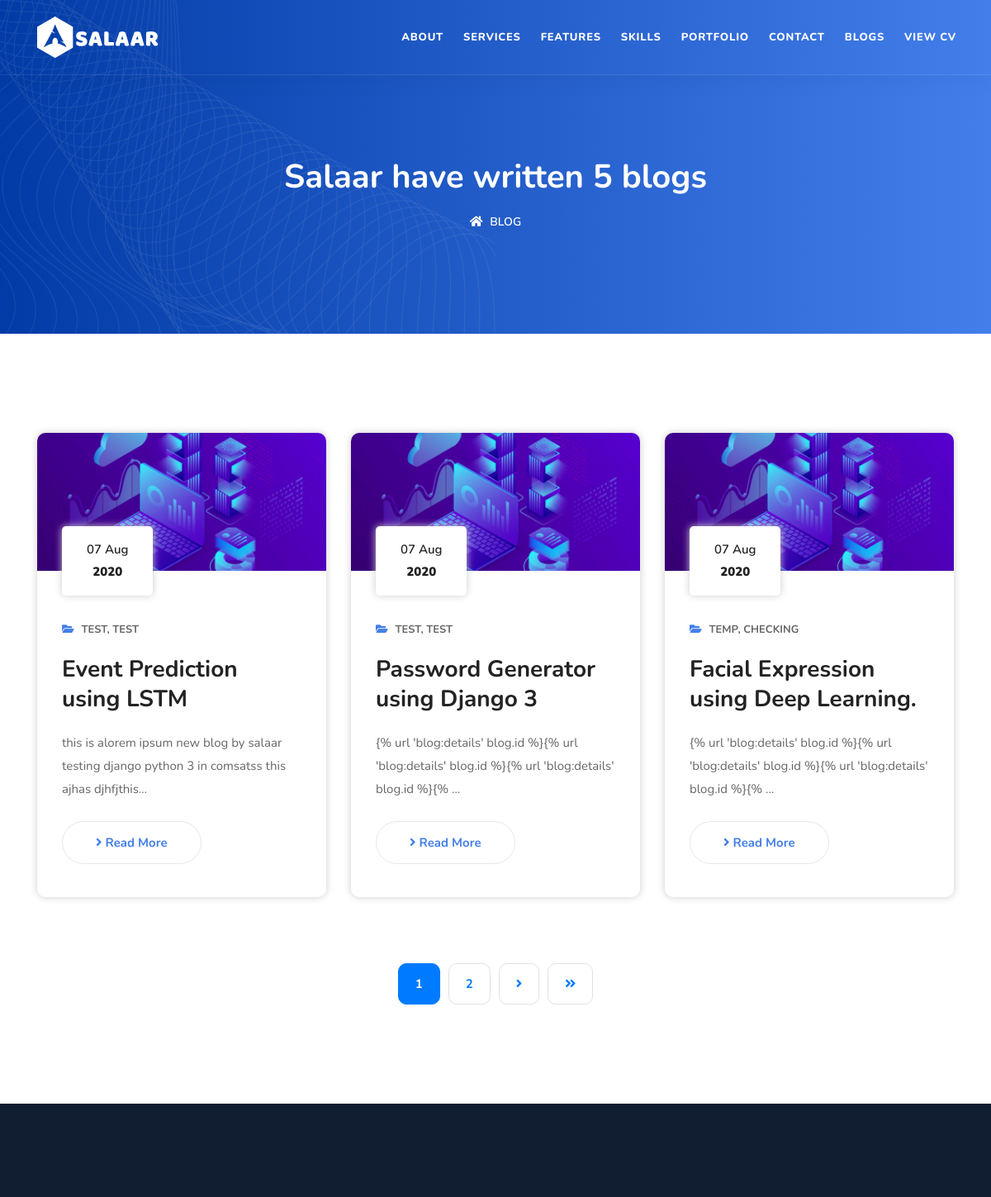
/blog/ (upper part), run on an earlier commit of the app's database.
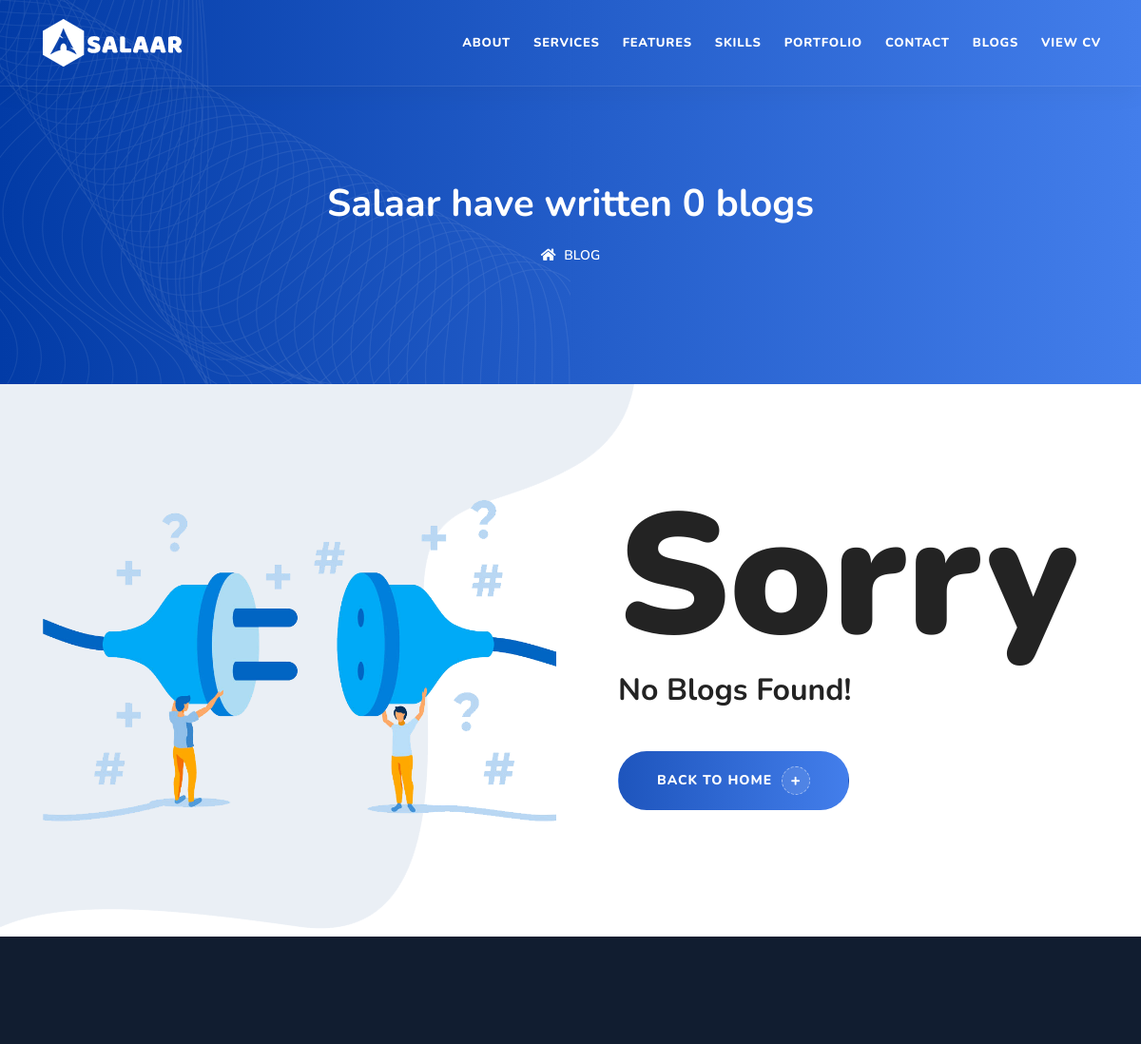
And on a later commit of the database.
### blog/models.py (models this page shows, shortened)
class Blog(models.Model):
    title = models.CharField(max_length=100)
    date = models.DateField()
    description = RichTextField(blank=True, null=True)
    image = models.ImageField(upload_to='blog/images/')
    tags = models.CharField(max_length=20)

### blog/views.py (the view)
# urls.py: path('', views.all_blogs, name='all_blogs'),
def all_blogs(request):
    blogs = Blog.objects.order_by('-date')
    paginator = Paginator(blogs, 3)
    page = request.GET.get('page')
    blogs = paginator.get_page(page)
    return render(request, 'blog/all_blogs.html', {'blogs': blogs})

### blog/templates/blog/all_blogs.html (shortened to what this page needs)
{% load static %}
{% load static %}
<!DOCTYPE html>
<html lang="en">
<head>
    <link href="{% static 'portfolio/assets/css/bootstrap.min.css' %}" rel="stylesheet" />
    <link href="{% static 'portfolio/assets/css/font-awesome.min.css' %}" rel="stylesheet" />
    <link href="{% static 'portfolio/assets/css/themify-icons.css' %}" rel="stylesheet" />
    <link href="{% static 'portfolio/assets/css/flaticon-set.css' %}" rel="stylesheet" />
    <link href="{% static 'portfolio/assets/css/magnific-popup.css' %}" rel="stylesheet" />
    <link href="{% static 'portfolio/assets/css/owl.carousel.min.css' %}" rel="stylesheet" />
    <link href="{% static 'portfolio/assets/css/owl.theme.default.min.css' %}" rel="stylesheet" />
    <link href="{% static 'portfolio/assets/css/animate.css' %}" rel="stylesheet" />
    <link href="{% static 'portfolio/assets/css/bootsnav.css' %}" rel="stylesheet" />
    <link href="{% static 'portfolio/style.css' %}" rel="stylesheet">
    <link href="{% static 'portfolio/assets/css/responsive.css' %}" rel="stylesheet" />
</head>
<body>
    <header id="home">
      <nav class="navbar navbar-default transparent navbar-fixed navbar-transparent white bootsnav">
          <div class="container">
              <div class="navbar-header">
                  <a class="navbar-brand smooth-menu" href="{% url 'home' %}">
                      <img src="{% static 'portfolio/assets/img/logo-light.png' %}" class="logo logo-display" alt="Logo">
                  </a>
              </div>
              <div class="collapse navbar-collapse" id="navbar-menu">
                  <ul class="nav navbar-nav navbar-right" data-in="fadeInDown" data-out="fadeOutUp">
                      <li>
                          <a class="smooth-menu" href="{% url 'home' %}#about1">About</a>
                      </li>
                      <li>
                          <a class="smooth-menu" href="{% url 'home' %}#services">Services</a>
                      </li>
                      <li>
                          <a class="smooth-menu" href="{% url 'home' %}#features">Features</a>
                      </li>
                      <li>
                          <a class="smooth-menu" href="{% url 'home' %}#skill">Skills</a>
                      </li>
                      <li>
                          <a class="smooth-menu" href="{% url 'home' %}#portfolio">Portfolio</a>
                      </li>
                      <li>
                          <a class="smooth-menu" href="{% url 'home' %}#contact">Contact</a>
                      </li>
                      <li>
                        <a class="smooth-menu" href="{% url 'blog:all_blogs' %}">Blogs</a>
                    </li>
                      <li>
                          <a class="smooth-menu" href="{% static 'portfolio/assets/cv/cv.pdf' %}" download>View CV</a>
                      </li>
                  </ul>
              </div>
          </div>
      </nav>
  </header>
    <div class="breadcrumb-area gradient-bg text-light text-center">
        <div class="fixed-bg" style="background-image: url({% static 'portfolio/assets/img/shape/1.png' %});"></div>
        <div class="container">
            <div class="row">
                <div class="col-lg-8 offset-lg-2">
                    <h1>Salaar have written {{ blogs.paginator.count }} blog{{ blogs|pluralize}}</h1>
                    <ul class="breadcrumb">
                        <li><a href="#"><i class="fas fa-home"></i> Blog</a></li>
                    </ul>
                </div>
            </div>
        </div>
    </div>
    {% if blogs.paginator.count > 0 %}
    <div class="blog-area full-blog blog-standard full-blog default-padding">
        <div class="container">
            <div class="blog-items">
                <div class="blog-content">
                    <div class="blog-item-box">
                        <div class="row">
                            {% for blog in blogs %}
                            <div class="col-lg-4 col-md-6 single-item">
                                <div class="item">
                                    <div class="thumb">
                                        <a href="{% url 'blog:details' blog.id %}">
                                            <img src="{{ blog.image.url }}" alt="Thumb">
                                            <div class="date">
                                                {{ blog.date|date:'d M' }} <strong>{{ blog.date|date:'Y' }}</strong>
                                            </div>
                                        </a>
                                    </div>
                                    <div class="info">
                                        <div class="meta">
                                            <ul>
                                                <li>
                                                    <i class="fas fa-folder-open"></i>
                                                </li>
                                                <li>
                                                    <a href="#">{{ blog.tags }}</a>
                                                </li>
                                            </ul>
                                        </div>
                                        <a href="{% url 'blog:details' blog.id %}">
                                            <h3>{{ blog.title }}</h3>
                                        </a>
                                        <p>
                                            {{ blog.description|striptags|truncatechars:100 }}
                                        </p>
                                         <a class="btn-simple" href="{% url 'blog:details' blog.id %}"><i class="fas fa-angle-right"></i> Read More</a>
                                    </div>
                                </div>
                            </div>
                            {% endfor %}
                        </div>
                        <div class="row">
                            <div class="col-md-12 pagi-area text-center">
                                <nav aria-label="navigation">
                                    <ul class="pagination">
                                        {% for num in blogs.paginator.page_range %}
                                        {% if blogs.number == num %}
                                        <li class="page-item active"><a class="page-link" href="?page={{ num }}">{{ num }}</a></li>
                                        {% elif num > blogs.number|add:'-3' and num < blogs.number|add:'3' %}
                                        <li class="page-item"><a class="page-link" href="?page={{ num }}">{{num}}</a></li>
                                        {% endif %}
                                        {% endfor %}
                                        {% if blogs.has_next %}
                                        <li class="page-item"><a class="page-link" href="?page={{ blogs.next_page_number }}"><i class="fas fa-angle-right"></i></a></li>
                                        <li class="page-item"><a class="page-link" href="?page={{ blogs.paginator.num_pages }}"><i class="fas fa-angle-double-right"></i></a></li>
                                        {% endif %}
                                    </ul>
                                </nav>
                            </div>
                        </div>
                    </div>
                </div>
            </div>
        </div>
    </div>
    {% else %}
    <div class="error-page-area overflow-hidden default-padding">
        <div class="shape">
        </div>
        <div class="container">
            <div class="row align-center">
                <div class="col-lg-6 thumb">
                    <img src="{% static 'portfolio/assets/img/illustration/11.png' %}" alt="Thumb">
                </div>
                <div class="col-lg-6">
                    <div class="error-box">
                        <h1>Sorry</h1>
                        <h2>no blogs found!</h2>
                        <a class="btn circle btn-md btn-gradient" href="{% url 'home' %}">Back to home <i class="fas fa-plus"></i></a>
                    </div>
                </div>
            </div>
        </div>
    </div>
    {% endif %}
    <footer class="bg-dark text-light">
      <div class="container">
          <div class="f-items default-padding">
          </div>
      </div>
      <div class="footer-shape" style="background-image: url({% static 'portfolio/assets/img/shape/1.svg' %});"></div>
    </footer>
</body>
</html>

What changed in the data, as far as the page shows it:
removed Blog: image (picture), date "07 Aug", date "2020", tags "TEST, TEST", title "Event Prediction using LSTM", description "this is alorem ipsum new blog by salaar testing django python 3 in comsatss this ajhas djhfjthis…"
removed Blog: image (picture), date "07 Aug", date "2020", tags "TEST, TEST", title "Password Generator using Django 3", description "{% url 'blog:details' blog.id %}{% url 'blog:details' blog.id %}{% url 'blog:details' blog.id %}{% …"
removed Blog: image (picture), date "07 Aug", date "2020", tags "TEMP, CHECKING", title "Facial Expression using Deep Learning.", description "{% url 'blog:details' blog.id %}{% url 'blog:details' blog.id %}{% url 'blog:details' blog.id %}{% …"
Also different on the page:
{{ blogs.paginator.count }}: "5" → "0"
text now shown: "Sorry No Blogs Found! BACK TO HOME"
list line gone: "1"
list line gone: "2"
